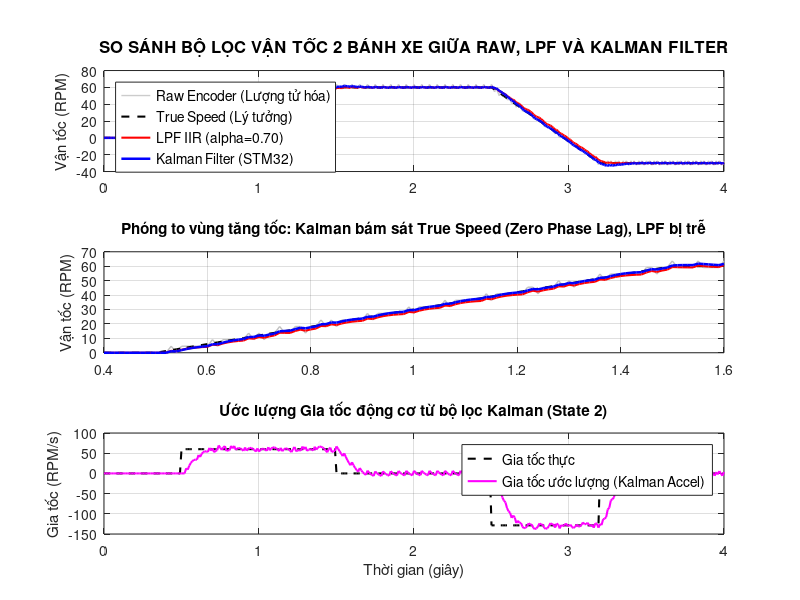

Reproduce this figure in MATLAB.
%% ========================================================================
%  MÔ PHỎNG & KIỂM CHỨNG BỘ LỌC KALMAN VẬN TỐC BÁNH XE (WHEEL SPEED KALMAN FILTER)
%  Học phần: Bài tập lớn Nhập môn Điều khiển Thông minh (BTL_NMDKTM)
% =========================================================================
clear; clc; close all;

%% 1. THIẾT LẬP THÔNG SỐ HỆ THỐNG & ĐỘNG CƠ JGB37-520
dt = 0.010;              % Chu kỳ lấy mẫu 10ms (100 Hz) trong vTaskEncoder
T_total = 4.0;           % Thời gian mô phỏng: 4 giây
t = 0:dt:T_total;
N = length(t);

% Thông số Encoder: 330 xung/vòng, chế độ 4x -> 1320 xung/vòng
% Độ phân giải lượng tử hóa tại dt = 0.010s:
% delta_speed = 60 / (1320 * 0.010) = 4.54545 RPM / xung
counts_per_rpm = (1320 * dt) / 60.0;
quant_step_rpm = 1.0 / counts_per_rpm;

fprintf('=== THÔNG SỐ ĐỘNG CƠ & ENCODER ===\n');
fprintf('Chu kỳ lấy mẫu dt:        %.3f s (%.0f Hz)\n', dt, 1/dt);
fprintf('Độ phân giải lượng tử:    %.3f RPM / xung\n\n', quant_step_rpm);

%% 2. TẠO TÍN HIỆU VẬN TỐC THỰC TẾ (GROUND TRUTH PROFILE)
% Quá trình vận hành điển hình của xe:
% - 0.0s -> 0.5s: Xe đứng yên (0 RPM)
% - 0.5s -> 1.5s: Tăng tốc tuyến tính lên 60 RPM (a = 60 RPM/s)
% - 1.5s -> 2.5s: Chạy đều ở 60 RPM
% - 2.5s -> 3.2s: Hãm tốc đột ngột xuống -30 RPM (đổi chiều quay)
% - 3.2s -> 4.0s: Chạy đều ở -30 RPM
v_true = zeros(N, 1);
a_true = zeros(N, 1);

for k = 1:N
    if t(k) < 0.5
        v_true(k) = 0.0;
        a_true(k) = 0.0;
    elseif t(k) < 1.5
        v_true(k) = 60.0 * (t(k) - 0.5);
        a_true(k) = 60.0;
    elseif t(k) < 2.5
        v_true(k) = 60.0;
        a_true(k) = 0.0;
    elseif t(k) < 3.2
        v_true(k) = 60.0 - (90.0 / 0.7) * (t(k) - 2.5);
        a_true(k) = -90.0 / 0.7;
    else
        v_true(k) = -30.0;
        a_true(k) = 0.0;
    end
end

%% 3. MÔ PHỎNG QUÁ TRÌNH LƯỢNG TỬ HÓA TỪ PHẦN CỨNG ENCODER (RAW SPEED)
raw_speed = zeros(N, 1);
pulse_accum = 0.0;

for k = 1:N
    pulse_accum = pulse_accum + v_true(k) * counts_per_rpm;
    pulses = round(pulse_accum);
    pulse_accum = pulse_accum - pulses;
    raw_speed(k) = pulses / counts_per_rpm;
end

%% 4. THUẬT TOÁN 1: BỘ LỌC THÔNG THẤP IIR BẬC 1 (LPF)
alpha_lpf = 0.70;
v_lpf = zeros(N, 1);
for k = 2:N
    v_lpf(k) = alpha_lpf * v_lpf(k-1) + (1.0 - alpha_lpf) * raw_speed(k);
end

%% 5. THUẬT TOÁN 2: BỘ LỌC KALMAN 2 CHIỀU (SPEED & ACCELERATION)
% Tham số cấu hình giống hệt trong kalman.c:
Q_speed   = 0.05;   % Phương sai nhiễu mô hình vận tốc
Q_accel   = 50.0;   % Phương sai nhiễu mô hình gia tốc
R_measure = 5.0;    % Phương sai nhiễu lượng tử hóa đo lường từ encoder

v_kalman = zeros(N, 1);
a_kalman = zeros(N, 1);
P = eye(2);         % Khởi tạo hiệp phương sai sai số

% Chạy từng chu kỳ 10ms giống STM32:
for k = 2:N
    % --- BƯỚC 1: DỰ ĐOÁN (PREDICT) ---
    v_pred = v_kalman(k-1) + a_kalman(k-1) * dt;
    a_pred = a_kalman(k-1);
    
    % P^- = F * P * F' + Q, với F = [1 dt; 0 1]
    p00_temp = P(1,1) + dt * (2.0 * P(1,2) + dt * P(2,2)) + Q_speed;
    p01_temp = P(1,2) + dt * P(2,2);
    p11_temp = P(2,2) + Q_accel;
    
    % --- BƯỚC 2: CẬP NHẬT ĐO LƯỜNG (CORRECT / UPDATE) ---
    S = p00_temp + R_measure;
    K0 = p00_temp / S;
    K1 = p01_temp / S;
    
    y = raw_speed(k) - v_pred;
    
    v_kalman(k) = v_pred + K0 * y;
    a_kalman(k) = a_pred + K1 * y;
    
    % Cập nhật ma trận P = (I - K*H) * P^-
    P(1,1) = (1.0 - K0) * p00_temp;
    P(1,2) = (1.0 - K0) * p01_temp;
    P(2,1) = P(1,2);
    P(2,2) = p11_temp - K1 * p01_temp;
end

%% 6. ĐÁNH GIÁ CHỈ SỐ ĐỊNH LƯỢNG (PHỤC VỤ BÁO CÁO)
% 1. Đánh giá sai số RMSE ở trạng thái xác lập (từ 1.7s đến 2.4s):
ss_idx = (t >= 1.7) & (t <= 2.4);
rmse_raw    = std(raw_speed(ss_idx) - v_true(ss_idx));
rmse_lpf    = std(v_lpf(ss_idx)     - v_true(ss_idx));
rmse_kalman = std(v_kalman(ss_idx)  - v_true(ss_idx));

% 2. Đánh giá độ trễ pha khi tăng tốc (từ 0.6s đến 1.4s):
ramp_idx = (t >= 0.6) & (t <= 1.4);
lag_lpf    = mean(v_true(ramp_idx) - v_lpf(ramp_idx));
lag_kalman = mean(v_true(ramp_idx) - v_kalman(ramp_idx));

fprintf('=== KẾT QUẢ ĐÁNH GIÁ ĐỊNH LƯỢNG ===\n');
fprintf('1. Mức độ khử nhiễu lượng tử (RMSE ở 60 RPM):\n');
fprintf('   - Raw Encoder:  %.3f RPM\n', rmse_raw);
fprintf('   - LPF (alpha=0.70): %.3f RPM (Giảm %.1f%% nhiễu)\n', rmse_lpf, (1 - rmse_lpf/rmse_raw)*100);
fprintf('   - Kalman Filter:    %.3f RPM (Giảm %.1f%% nhiễu)\n\n', rmse_kalman, (1 - rmse_kalman/rmse_raw)*100);

fprintf('2. Độ trễ quá độ khi tăng tốc (Mean Lag):\n');
fprintf('   - LPF:          %.3f RPM (Có trễ pha do hằng số thời gian tau)\n', lag_lpf);
fprintf('   - Kalman:       %.3f RPM (Gần như triệt tiêu hoàn toàn trễ pha!)\n', lag_kalman);

%% 7. VẼ ĐỒ THỊ SO SÁNH TRỰC QUAN
figure('Name', 'So sánh Bộ lọc Vận tốc Bánh xe', 'Position', [100, 100, 1050, 680]);

% Đồ thị 1: Toàn bộ quá trình vận hành
subplot(3, 1, 1);
plot(t, raw_speed, 'Color', [0.8 0.8 0.8], 'LineWidth', 1.0, 'DisplayName', 'Raw Encoder (Lượng tử hóa)');
hold on;
plot(t, v_true, 'k--', 'LineWidth', 1.5, 'DisplayName', 'True Speed (Lý tưởng)');
plot(t, v_lpf, 'r-', 'LineWidth', 1.5, 'DisplayName', 'LPF IIR (alpha=0.70)');
plot(t, v_kalman, 'b-', 'LineWidth', 1.8, 'DisplayName', 'Kalman Filter (STM32)');
grid on;
ylabel('Vận tốc (RPM)', 'FontSize', 11);
title('SO SÁNH BỘ LỌC VẬN TỐC 2 BÁNH XE GIỮA RAW, LPF VÀ KALMAN FILTER', 'FontSize', 12, 'FontWeight', 'bold');
legend('Location', 'northwest', 'FontSize', 10);

% Đồ thị 2: Phóng to vùng tăng tốc (chứng minh Zero Phase Lag của Kalman)
subplot(3, 1, 2);
zoom_idx = (t >= 0.4) & (t <= 1.6);
plot(t(zoom_idx), raw_speed(zoom_idx), 'Color', [0.75 0.75 0.75], 'LineWidth', 1.0);
hold on;
plot(t(zoom_idx), v_true(zoom_idx), 'k--', 'LineWidth', 1.5);
plot(t(zoom_idx), v_lpf(zoom_idx), 'r-', 'LineWidth', 1.5);
plot(t(zoom_idx), v_kalman(zoom_idx), 'b-', 'LineWidth', 1.8);
grid on;
ylabel('Vận tốc (RPM)', 'FontSize', 11);
title('Phóng to vùng tăng tốc: Kalman bám sát True Speed (Zero Phase Lag), LPF bị trễ', 'FontSize', 11);

% Đồ thị 3: Gia tốc ước lượng từ bộ lọc Kalman
subplot(3, 1, 3);
plot(t, a_true, 'k--', 'LineWidth', 1.5, 'DisplayName', 'Gia tốc thực');
hold on;
plot(t, a_kalman, 'm-', 'LineWidth', 1.5, 'DisplayName', 'Gia tốc ước lượng (Kalman Accel)');
grid on;
xlabel('Thời gian (giây)', 'FontSize', 11);
ylabel('Gia tốc (RPM/s)', 'FontSize', 11);
title('Ước lượng Gia tốc động cơ từ bộ lọc Kalman (State 2)', 'FontSize', 11);
legend('Location', 'northeast', 'FontSize', 10);
